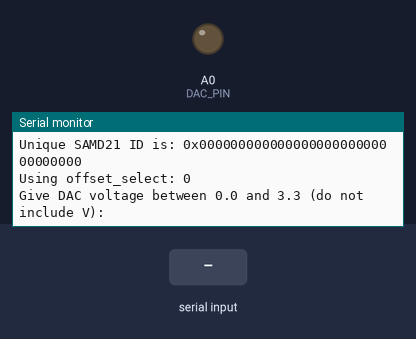
Bench run of a sketch on a simulated Arduino Uno, built with avr-gcc and run on an emulated ATmega328P. Parts: output pins drawn as LEDs (lit = HIGH), the last lines printed to the serial monitor. The test bench sets the inputs (shaded band).

Above: at 1.2 s.
1.3 s: "90,45\n" received over Serial
At 4.5 s:
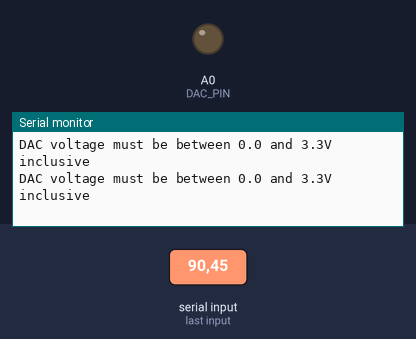
At 6.0 s:
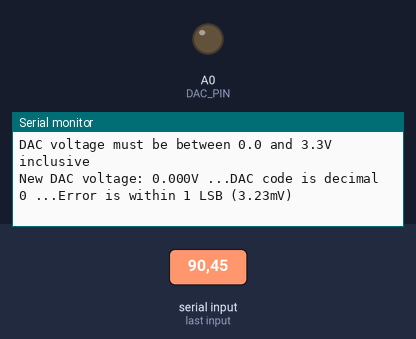

Measured:
- after the input at 1.3 s, the serial monitor: prints a new line after 0.71 s (image 1)

The sketch:

arduino_dac.ino
```cpp
// these are common for all MCU
#define DAC_PIN A0
#define LSB 0.0032258 // 1 LSB is this voltage, 3.2258mV
#define REGION1_LIMIT 1.0 // all voltages below this will have OFFSET1_ADJUST
#define REGION2_LIMIT 2.0 // all voltages below this will have OFFSET2_ADJUST

// these are part specific offset adjustments, make negative if they are to be subtracted
//                             0, 1, 2
const int OFFSET1_ADJUST[3] = {0, 0, 1}; // for voltage < REGION1_LIMIT
const int OFFSET2_ADJUST[3] = {0, 2, 1}; // for REGION1_LIMIT < voltage < REGION2_LIMIT
const int OFFSET3_ADJUST[3] = {0, 4, 3}; // for voltage > REGION2_LIMIT

int offset_select;
int offset_adjust;
char unique_id[34];

void setup() {
  Serial.begin(115200);
  while(!Serial);
  analogWrite(DAC_PIN, 0); // 10bit DAC, 0=0V, 512=1.65V, 1023=3.3V
  Serial.print("Unique SAMD21 ID is: ");
  samd21_unique_id(unique_id);
  Serial.println(unique_id);
  if (String(unique_id) == "0x0c85c77e5053574c342e3120ff031e18")
  {
    offset_select = 2;
  }
  else if (String(unique_id) == "0x7223766a50535154332e3120ff0b0732")
  {
    offset_select = 1;
  }
  else
  {
    offset_select = 0; // no offsets
  }
  Serial.print("Using offset_select: ");
  Serial.println(offset_select);
  Serial.println("Give DAC voltage between 0.0 and 3.3 (do not include V):");
}

void loop() {
  byte n = Serial.available();
  if (n != 0)
  {
    float voltage_val = Serial.parseFloat();
    if ((voltage_val < 0.0) || (voltage_val > 3.3))
    {
      Serial.println("DAC voltage must be between 0.0 and 3.3V inclusive");
    }
    else
    {
      int dac_val = int(voltage_val / 3.3 * 1023 + 0.001); // add small amount to correct float to int conversion
      int error = int((voltage_val - (dac_val * LSB)) * 1000.0); // error is in mV as dac_val is a truncation
      Serial.print("New DAC voltage: ");
      Serial.print(voltage_val,3);
      Serial.print("V ...DAC code is decimal ");
      Serial.print(dac_val);
      if (dac_val > (1023 - OFFSET3_ADJUST[offset_select]))
      {
        Serial.print(" ...Error is within ");
        Serial.print(OFFSET3_ADJUST[offset_select]+2);
        Serial.print(" LSB (");
        Serial.print((OFFSET3_ADJUST[offset_select]+2)*LSB*1000);
        Serial.println("mV)");
      }
      else if (error == 0)
      {
        Serial.println(" ...Error is within 1 LSB (3.23mV)");
      }
      else
      {
        Serial.println(" ...Error is within 2 LSBs (6.45mV)");
      }
      if (voltage_val < REGION1_LIMIT)
      {
        offset_adjust = OFFSET1_ADJUST[offset_select];
      }
      else if (voltage_val < REGION2_LIMIT)
      {
        offset_adjust = OFFSET2_ADJUST[offset_select];
      }
      else
      {
        offset_adjust = OFFSET3_ADJUST[offset_select];
      }
      if (dac_val < (1024 - offset_adjust))
      {
        analogWrite(DAC_PIN, dac_val + offset_adjust);
      }
      else
      {
        analogWrite(DAC_PIN, dac_val); // this has greater than OFFSET3_ADJUST error
      }
    }
  }
  delay(1000);
}

void samd21_unique_id( char * id_buff )
{
  volatile uint32_t val0, val1, val2, val3;
  volatile uint32_t *val0_ptr = (volatile uint32_t *)0x0080A00C;
  volatile uint32_t *val1_ptr = (volatile uint32_t *)0x0080A040;
  volatile uint32_t *val2_ptr = (volatile uint32_t *)0x0080A044;
  volatile uint32_t *val3_ptr = (volatile uint32_t *)0x0080A048;
  val0 = *val0_ptr;
  val1 = *val1_ptr;
  val2 = *val2_ptr;
  val3 = *val3_ptr;
  static char format[] = "0x%08x%08x%08x%08x";
  sprintf(id_buff, format,val0, val1, val2, val3);
}
```
